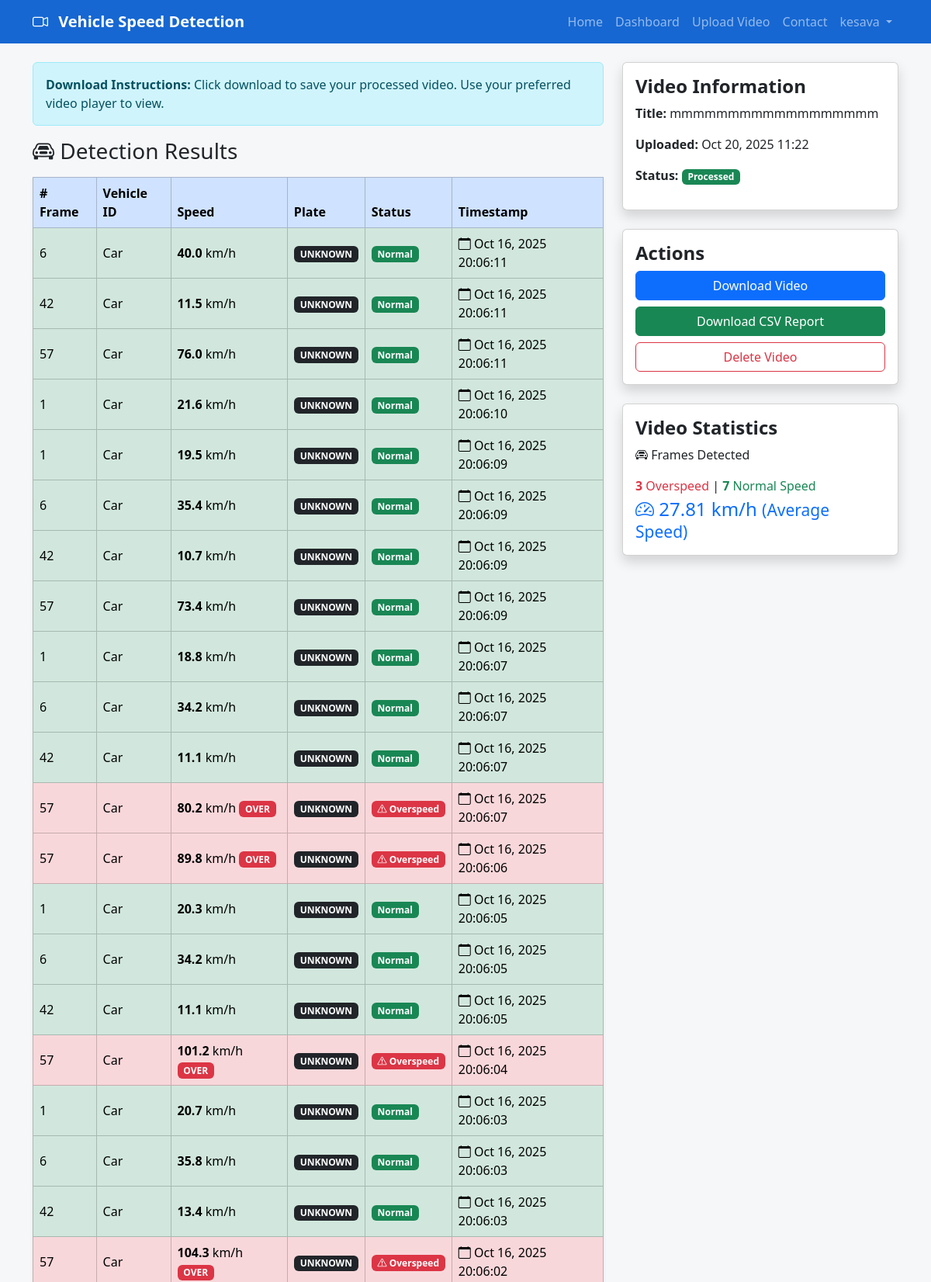
Screenshot of /results/24/ (signed in, upper part) with the database file from the repository.
### detection/models.py (models this page shows, shortened)
class SpeedViolation(models.Model):
    video = models.ForeignKey(Video, on_delete=models.CASCADE, related_name='violations')
    frame_id = models.IntegerField(default=0)
    timestamp = models.DateTimeField()
    vehicle = models.CharField(max_length=200)
    speed = models.FloatField()
    plate = models.CharField(max_length=50)
    location = models.CharField(max_length=100)

class Video(models.Model):
    user = models.ForeignKey(User, on_delete=models.CASCADE)
    title = models.CharField(max_length=255)
    file = models.FileField(upload_to='uploads/')
    result_file = models.FileField(upload_to='processed/', null=True, blank=True)
    uploaded_at = models.DateTimeField(auto_now_add=True)
    processed = models.BooleanField(default=False)

### detection/views.py (the view)
# urls.py: path('results/<int:video_id>/', views.view_results, name='view_results'),
@login_required
def view_results(request, video_id):
    video = Video.objects.filter(id=video_id, user=request.user).first()
    if not video:
        return HttpResponse("Not found or unauthorized", status=404)
    violations = video.violations.all().order_by('-timestamp')
    unique_trackids = set(viol.frame_id for viol in violations)
    overspeed_ids = {viol.frame_id for viol in violations if viol.speed > 80}
    total_vehicles = len(unique_trackids)
    overspeed_count = len(overspeed_ids)
    normal_count = max(0, total_vehicles - overspeed_count)
    avg_speed = violations.aggregate(avg=Avg('speed'))['avg'] or 0
    top_speed = violations.aggregate(max=Max('speed'))['max'] or 0
    return render(request, 'detection/results.html', {
        'violations': violations[:50],
        'total_vehicles': total_vehicles,
        'overspeed_count': overspeed_count,
        'normal_count': normal_count,
        'avg_speed': round(avg_speed, 2),
        'top_speed': round(top_speed, 2),
        'video': video,
    })

### templates/detection/results.html (shortened to what this page needs)
{% extends 'base.html' %}
{% block content %}
<div class="row">
  <div class="col-md-8">
    <div class="alert alert-info mb-3">
      <b>Download Instructions:</b> Click download to save your processed video. Use your preferred video player to view.
    </div>
    <h3 class="mb-3"><i class="bi bi-car-front"></i> Detection Results</h3>
    <table class="table table-bordered table-hover shadow-sm align-middle">
      <thead class="table-primary">
        <tr>
          <th># Frame</th>
          <th>Vehicle ID</th>
          <th>Speed</th>
          <th>Plate</th>
          <th>Status</th>
          <th>Timestamp</th>
        </tr>
      </thead>
      <tbody>
        {% for v in violations %}
        <tr class="{% if v.speed > 80 %}table-danger{% else %}table-success{% endif %}">
          <td>{{ v.frame_id }}</td>
          <td>{{ v.vehicle }}</td>
          <td><b>{{ v.speed|floatformat:1 }}</b> km/h{% if v.speed > 80 %} <span class="badge bg-danger">OVER</span>{% endif %}</td>
          <td><span class="badge bg-dark">{{ v.plate|default:"-" }}</span></td>
          <td>
            {% if v.speed > 80 %}
              <span class="badge bg-danger"><i class="bi bi-exclamation-triangle"></i> Overspeed</span>
            {% else %}
              <span class="badge bg-success">Normal</span>
            {% endif %}
          </td>
          <td><i class="bi bi-calendar"></i> {{ v.timestamp|date:"M d, Y H:i:s" }}</td>
        </tr>
        {% empty %}
        <tr>
          <td colspan="6" class="text-center">No violations found for this video.</td>
        </tr>
        {% endfor %}
      </tbody>
    </table>
  </div>
  <div class="col-md-4">
    <div class="card shadow mb-4">
      <div class="card-body">
        <h4 class="fw-bold mb-2">Video Information</h4>
        {% if video %}
        <p><b>Title:</b> {{ video.title }}</p>
        <p><b>Uploaded:</b> {{ video.uploaded_at|date:"M d, Y H:i" }}</p>
        <p><b>Status:</b>
          {% if video.processed %}
            <span class="badge bg-success">Processed</span>
          {% else %}
            <span class="badge bg-warning text-dark">Pending</span>
          {% endif %}
        </p>
        {% endif %}
      </div>
    </div>
    <div class="card shadow mb-4">
      <div class="card-body">
        <h4 class="fw-bold mb-2">Actions</h4>
        {% if video and video.result_file %}
          <a href="{{ video.result_file.url }}" class="btn btn-primary w-100 mb-2">Download Video</a>
        {% else %}
          <button class="btn btn-secondary w-100 mb-2" disabled>Download N/A</button>
        {% endif %}
        <a href="{% url 'download_csv' %}" class="btn btn-success w-100 mb-2">Download CSV Report</a>
        {% if video %}
          <a href="{% url 'delete_video' video.id %}" class="btn btn-outline-danger w-100">Delete Video</a>
        {% endif %}
      </div>
    </div>
    <div class="card shadow">
      <div class="card-body">
        <h4 class="fw-bold mb-2">Video Statistics</h4>
        <p><i class="bi bi-car-front"></i> <b>{{ total_violations }}</b> Frames Detected</p>
        <p class="mb-1">
          <span class="text-danger"><b>{{ overspeed_count }}</b> Overspeed</span>
          | <span class="text-success"><b>{{ normal_count }}</b> Normal Speed</span>
        </p>
        <h4 class="mb-0 text-primary"><i class="bi bi-speedometer2"></i> {{ avg_speed }} km/h <span class="small"> (Average Speed)</span></h4>
      </div>
    </div>
  </div>
</div>
{% endblock %}

### templates/base.html (shortened to what this page needs)
<!DOCTYPE html>
<html lang="en">
<head>
    <link href="https://cdn.jsdelivr.net/npm/bootstrap@5.3.2/dist/css/bootstrap.min.css" rel="stylesheet" />
    <link href="https://cdn.jsdelivr.net/npm/bootstrap-icons@1.11.1/font/bootstrap-icons.css" rel="stylesheet" />
</head>
<body>
<nav class="navbar navbar-expand-lg navbar-dark" style="background-color: #1667d2;">
  <div class="container">
    <a class="navbar-brand" href="{% url 'home' %}">
      <span class="me-2 bi bi-camera-video"></span> Vehicle Speed Detection
    </a>
    <div class="collapse navbar-collapse" id="navbarNav">
      <ul class="navbar-nav ms-auto">
        <li class="nav-item"><a class="nav-link" href="{% url 'home' %}">Home</a></li>
        <li class="nav-item"><a class="nav-link" href="{% url 'dashboard' %}">Dashboard</a></li>
        <li class="nav-item"><a class="nav-link" href="{% url 'upload_video' %}">Upload Video</a></li>
        <li class="nav-item"><a class="nav-link" href="{% url 'contact' %}">Contact</a></li>
        {% if user.is_authenticated %}
          <li class="nav-item dropdown">
            <a class="nav-link dropdown-toggle" href="#" id="userDropdown" role="button" data-bs-toggle="dropdown" aria-expanded="false">
              {{ user.username }}
            </a>
          </li>
        {% else %}
          <li class="nav-item"><a class="nav-link" href="{% url 'login' %}">Login</a></li>
          <li class="nav-item"><a class="nav-link" href="{% url 'signup' %}">Sign Up</a></li>
        {% endif %}
      </ul>
    </div>
  </div>
</nav>
<div class="container py-4">
  {% block content %}{% endblock %}
</div>
</body>
</html>

### templates/base.html (style rules this page uses)
body { background-color: #f6f7f9; }
.navbar-brand { font-weight: 700; }

### rows the page displays
SpeedViolation: frame_id "6", vehicle "Car", speed "40.0", plate "UNKNOWN", shows "Normal", timestamp "Oct 16, 2025 20:06:11"
SpeedViolation: frame_id "42", vehicle "Car", speed "11.5", plate "UNKNOWN", shows "Normal", timestamp "Oct 16, 2025 20:06:11"
SpeedViolation: frame_id "57", vehicle "Car", speed "76.0", plate "UNKNOWN", shows "Normal", timestamp "Oct 16, 2025 20:06:11"
SpeedViolation: frame_id "1", vehicle "Car", speed "21.6", plate "UNKNOWN", shows "Normal", timestamp "Oct 16, 2025 20:06:10"
SpeedViolation: frame_id "1", vehicle "Car", speed "19.5", plate "UNKNOWN", shows "Normal", timestamp "Oct 16, 2025 20:06:09"
SpeedViolation: frame_id "6", vehicle "Car", speed "35.4", plate "UNKNOWN", shows "Normal", timestamp "Oct 16, 2025 20:06:09"
SpeedViolation: frame_id "42", vehicle "Car", speed "10.7", plate "UNKNOWN", shows "Normal", timestamp "Oct 16, 2025 20:06:09"
SpeedViolation: frame_id "57", vehicle "Car", speed "73.4", plate "UNKNOWN", shows "Normal", timestamp "Oct 16, 2025 20:06:09"
SpeedViolation: frame_id "1", vehicle "Car", speed "18.8", plate "UNKNOWN", shows "Normal", timestamp "Oct 16, 2025 20:06:07"
SpeedViolation: frame_id "6", vehicle "Car", speed "34.2", plate "UNKNOWN", shows "Normal", timestamp "Oct 16, 2025 20:06:07"
SpeedViolation: frame_id "42", vehicle "Car", speed "11.1", plate "UNKNOWN", shows "Normal", timestamp "Oct 16, 2025 20:06:07"
SpeedViolation: frame_id "57", vehicle "Car", speed "80.2", shows "OVER", plate "UNKNOWN", shows "Overspeed", timestamp "Oct 16, 2025 20:06:07"
SpeedViolation: frame_id "57", vehicle "Car", speed "89.8", shows "OVER", plate "UNKNOWN", shows "Overspeed", timestamp "Oct 16, 2025 20:06:06"
SpeedViolation: frame_id "1", vehicle "Car", speed "20.3", plate "UNKNOWN", shows "Normal", timestamp "Oct 16, 2025 20:06:05"
SpeedViolation: frame_id "6", vehicle "Car", speed "34.2", plate "UNKNOWN", shows "Normal", timestamp "Oct 16, 2025 20:06:05"
SpeedViolation: frame_id "42", vehicle "Car", speed "11.1", plate "UNKNOWN", shows "Normal", timestamp "Oct 16, 2025 20:06:05"
SpeedViolation: frame_id "57", vehicle "Car", speed "101.2", shows "OVER", plate "UNKNOWN", shows "Overspeed", timestamp "Oct 16, 2025 20:06:04"
SpeedViolation: frame_id "1", vehicle "Car", speed "20.7", plate "UNKNOWN", shows "Normal", timestamp "Oct 16, 2025 20:06:03"
SpeedViolation: frame_id "6", vehicle "Car", speed "35.8", plate "UNKNOWN", shows "Normal", timestamp "Oct 16, 2025 20:06:03"
SpeedViolation: frame_id "42", vehicle "Car", speed "13.4", plate "UNKNOWN", shows "Normal", timestamp "Oct 16, 2025 20:06:03"
SpeedViolation: frame_id "57", vehicle "Car", speed "104.3", shows "OVER", plate "UNKNOWN", shows "Overspeed", timestamp "Oct 16, 2025 20:06:02"
Video: title "mmmmmmmmmmmmmmmmmm", uploaded_at "Oct 20, 2025 11:22"

### other values shown
{{ user.username }} "kesava"
{{ overspeed_count }} "3"
{{ normal_count }} "7"
{{ avg_speed }} "27.81"
